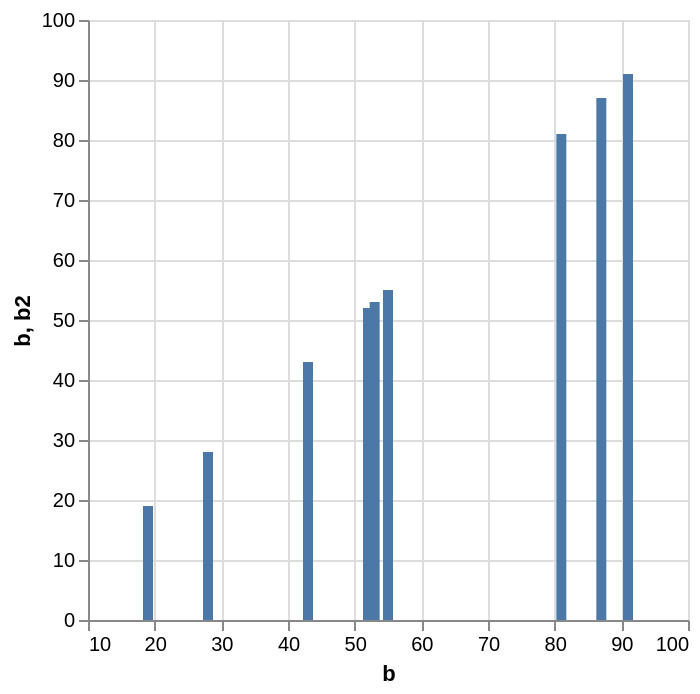

Describe this chart as a Vega-Lite specification.
### Vega specification from a JSON file in a GitHub repository (floating-point values rounded to 4 significant figures)
{"$schema": "https://vega.github.io/schema/vega/v6.json", "background": "white", "padding": 5, "width": 300, "height": 300, "style": "cell", "data": [{"name": "source_0", "values": [{"b": 28, "b2": 0}, {"b": 55, "b2": 0}, {"b": 43, "b2": 0}, {"b": 91, "b2": 0}, {"b": 81, "b2": 0}, {"b": 53, "b2": 0}, {"b": 19, "b2": 0}, {"b": 87, "b2": 0}, {"b": 52, "b2": 0}]}, {"name": "data_0", "source": "source_0", "transform": [{"type": "filter", "expr": "isValid(datum[\"b\"]) && isFinite(+datum[\"b\"])"}]}], "marks": [{"name": "marks", "type": "rect", "style": ["bar"], "from": {"data": "data_0"}, "encode": {"update": {"fill": {"value": "#4c78a8"}, "ariaRoleDescription": {"value": "bar"}, "description": {"signal": "\"b: \" + (format(datum[\"b\"], \"\")) + \"; b2: \" + (format(datum[\"b2\"], \"\"))"}, "xc": {"scale": "x", "field": "b"}, "width": {"value": 5}, "y": {"scale": "y", "field": "b"}, "y2": {"scale": "y", "field": "b2"}}}}], "scales": [{"name": "x", "type": "linear", "domain": {"data": "data_0", "field": "b"}, "range": [0, {"signal": "width"}], "nice": true, "zero": false, "padding": 5}, {"name": "y", "type": "linear", "domain": {"data": "data_0", "fields": ["b", "b2"]}, "range": [{"signal": "height"}, 0], "nice": true, "zero": true}], "axes": [{"scale": "x", "orient": "bottom", "gridScale": "y", "grid": true, "tickCount": {"signal": "ceil(width/40)"}, "domain": false, "labels": false, "aria": false, "maxExtent": 0, "minExtent": 0, "ticks": false, "zindex": 0}, {"scale": "y", "orient": "left", "gridScale": "x", "grid": true, "tickCount": {"signal": "ceil(height/40)"}, "domain": false, "labels": false, "aria": false, "maxExtent": 0, "minExtent": 0, "ticks": false, "zindex": 0}, {"scale": "x", "orient": "bottom", "grid": false, "title": "b", "labelFlush": true, "labelOverlap": true, "tickCount": {"signal": "ceil(width/40)"}, "zindex": 0}, {"scale": "y", "orient": "left", "grid": false, "title": "b, b2", "labelOverlap": true, "tickCount": {"signal": "ceil(height/40)"}, "zindex": 0}]}
